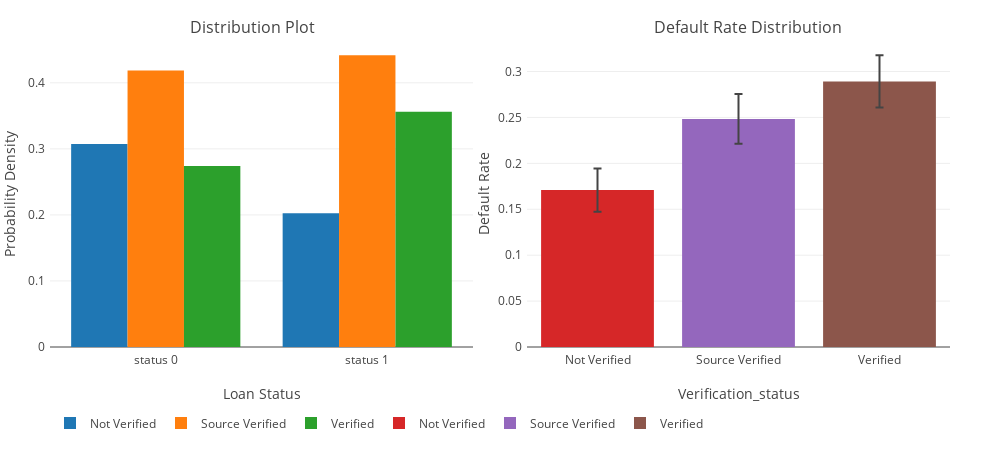

The cell this chart's notebook holds for it:
### Code cell
# verification_status
feature = 'verification_status'
iplot(categorical_plot(data=train, feature=feature, width=1000, height=450))

### Figure 1 — Plotly figure (JSON) as saved in the notebook; plotly's stock layout.template omitted (floating-point values rounded to 4 significant figures)
{"data": [{"name": "Not Verified", "type": "bar", "uid": "fa400a66-9052-11e8-8870-88e9fe51b829", "x": ["status 0", "status 1"], "xaxis": "x", "y": [0.3075, 0.2024], "yaxis": "y"}, {"name": "Source Verified", "type": "bar", "uid": "fa429f68-9052-11e8-9ef5-88e9fe51b829", "x": ["status 0", "status 1"], "xaxis": "x", "y": [0.4185, 0.4416], "yaxis": "y"}, {"name": "Verified", "type": "bar", "uid": "fa45099e-9052-11e8-92a3-88e9fe51b829", "x": ["status 0", "status 1"], "xaxis": "x", "y": [0.274, 0.356], "yaxis": "y"}, {"error_y": {"array": [0.0236], "visible": true}, "name": "Not Verified", "type": "bar", "uid": "fa539e50-9052-11e8-960f-88e9fe51b829", "x": ["Not Verified"], "xaxis": "x2", "y": [0.1709], "yaxis": "y2"}, {"error_y": {"array": [0.02709], "visible": true}, "name": "Source Verified", "type": "bar", "uid": "fa574262-9052-11e8-ab28-88e9fe51b829", "x": ["Source Verified"], "xaxis": "x2", "y": [0.2483], "yaxis": "y2"}, {"error_y": {"array": [0.02843], "visible": true}, "name": "Verified", "type": "bar", "uid": "fa5b55be-9052-11e8-adfc-88e9fe51b829", "x": ["Verified"], "xaxis": "x2", "y": [0.2892], "yaxis": "y2"}], "layout": {"annotations": [{"font": {"size": 16}, "showarrow": false, "text": "Distribution Plot", "x": 0.225, "xanchor": "center", "xref": "paper", "y": 1, "yanchor": "bottom", "yref": "paper"}, {"font": {"size": 16}, "showarrow": false, "text": "Default Rate Distribution", "x": 0.775, "xanchor": "center", "xref": "paper", "y": 1, "yanchor": "bottom", "yref": "paper"}], "height": 450, "legend": {"orientation": "h", "xanchor": "auto", "y": -0.2}, "margin": {"b": 50, "l": 50, "pad": 4, "r": 50, "t": 40}, "width": 1000, "xaxis": {"anchor": "y", "domain": [0, 0.47], "title": "Loan Status"}, "xaxis2": {"anchor": "y2", "domain": [0.53, 1], "title": "Verification_status"}, "yaxis": {"anchor": "x", "domain": [0, 1], "title": "Probability Density"}, "yaxis2": {"anchor": "x2", "domain": [0, 1], "title": "Default Rate"}}}
